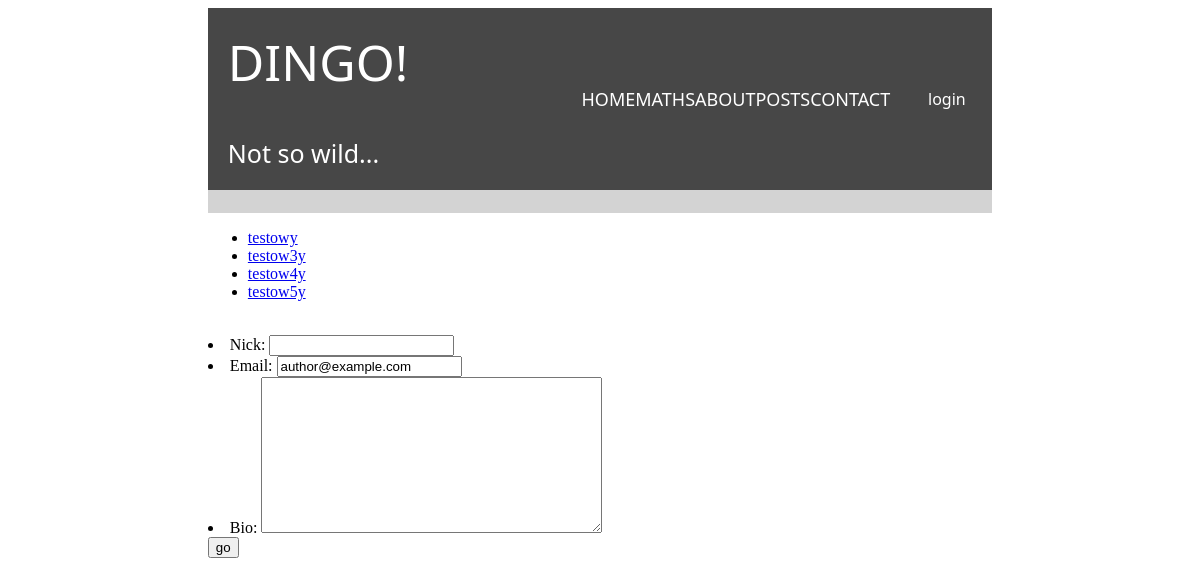
/authors/list, run on an earlier commit of the app's database.
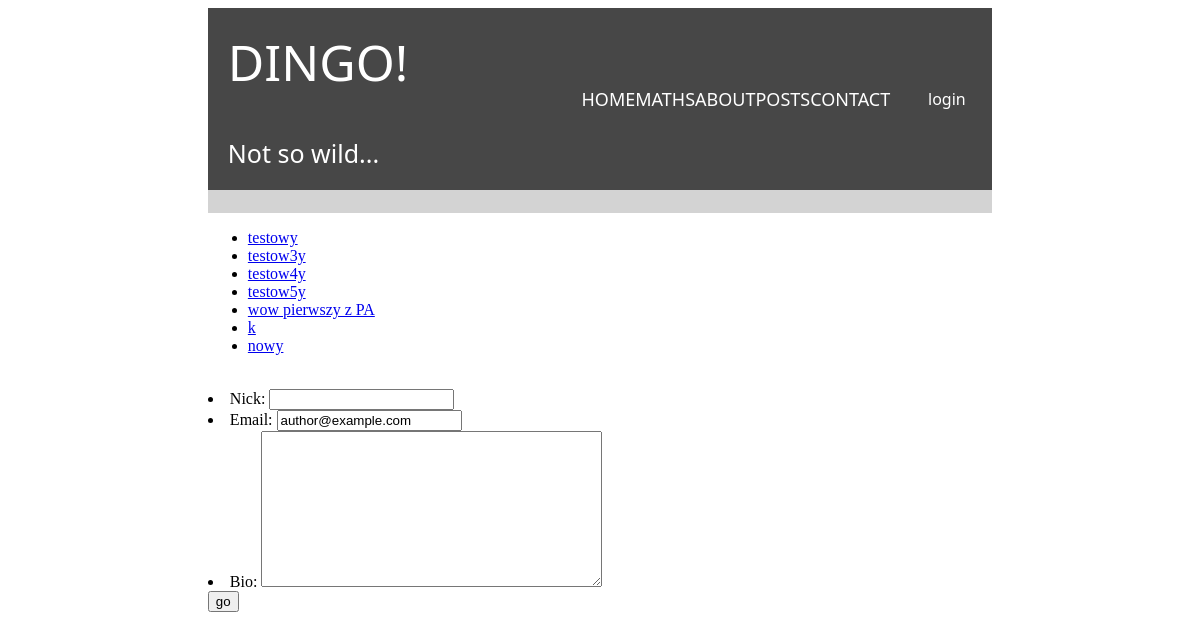
And on a later commit of the database.
### posts/models.py (models this page shows, shortened)
class Author(models.Model):
   nick = models.CharField(max_length=30)
   email = models.EmailField(default='author@example.com')
   bio = models.TextField(blank=True)

### posts/views.py (the view, shortened to what this page needs)
# urls.py: path('authors/list', authors_list, name='authors_list'),
def authors_list(request):
    authors_list = Author.objects.all()
    form = AuthorForm()
    return render(
        request = request,
        template_name="posts/authors_list.html",
        context = {'authors_list': authors_list,
                   'form': form
                   }
    )

### posts/forms.py
class AuthorForm(forms.ModelForm):
    class Meta:
        model = Author
        fields = "__all__"

### posts/templates/posts/authors_list.html (shortened to what this page needs)
{% extends 'greetings/main.html' %}
{% block content %}
<ul>
    {% for a in authors_list %}
        <li><a href="{% url "posts:author_details" a.id %}">{{ a.nick }}</a></li>
    {% endfor %}
</ul>
<br>
<form method="post">
    {{ form.as_ul }}
    <input type="submit" value="go">
</form>
{% endblock %}

What changed in the data, as far as the page shows it:
added Author: nick "wow pierwszy z PA"
added Author: nick "k"
added Author: nick "nowy"
